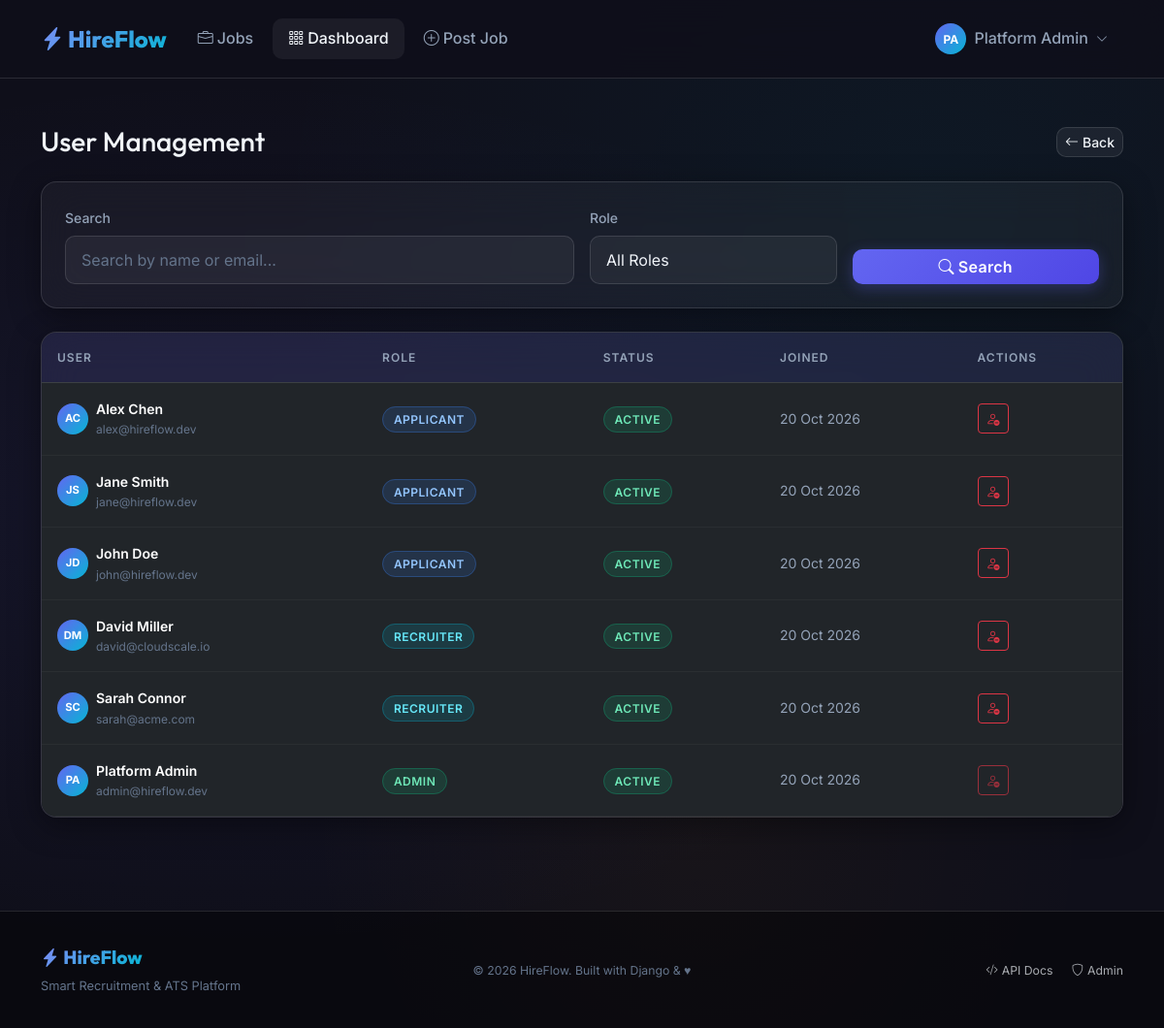
/dashboard/admin-panel/users/ (signed in), run on the app's committed database.
### accounts/models.py (models this page shows, shortened)
class CustomUser(AbstractUser):
    ROLE_CHOICES = [
        ('admin', 'Admin'),
        ('recruiter', 'Recruiter'),
        ('applicant', 'Applicant'),
    ]
    role = models.CharField(max_length=20, choices=ROLE_CHOICES, default='applicant')
    email = models.EmailField(unique=True)
    USERNAME_FIELD = 'email'
    REQUIRED_FIELDS = ['username', 'first_name', 'last_name']
    @property
    def is_admin(self):
        return self.role == 'admin'
    @property
    def is_recruiter(self):
        return self.role == 'recruiter'
    @property
    def is_applicant(self):
        return self.role == 'applicant'
    def get_full_name(self):
        return f'{self.first_name} {self.last_name}'.strip() or self.username

### dashboard/views.py (the view)
# urls.py: path('admin-panel/users/', views.admin_users, name='admin_users'),
@role_required('admin')
def admin_users(request):
    role_filter = request.GET.get('role', '')
    search = request.GET.get('q', '')
    users = CustomUser.objects.all().order_by('-date_joined')
    if role_filter:
        users = users.filter(role=role_filter)
    if search:
        users = users.filter(
            Q(email__icontains=search) |
            Q(first_name__icontains=search) |
            Q(last_name__icontains=search)
        )
    return render(request, 'dashboard/admin/users.html', {
        'users': users, 'role_filter': role_filter, 'search': search,
    })

### dashboard/views.py (called while the page is built)
def role_required(*roles):
    from functools import wraps
    def decorator(view_func):
        @wraps(view_func)
        def _wrapped(request, *args, **kwargs):
            if not request.user.is_authenticated:
                from django.conf import settings
                return redirect(settings.LOGIN_URL + f'?next={request.path}')
            if request.user.role not in roles:
                return HttpResponseForbidden('You do not have permission to access this page.')
            return view_func(request, *args, **kwargs)
        return _wrapped
    return decorator

### templates/dashboard/admin/users.html (shortened to what this page needs)
{% extends 'base.html' %}
{% block content %}
<div class="container py-5">
  <div class="d-flex justify-content-between align-items-center mb-4">
    <h1 class="h3 mb-0">User Management</h1>
    <a href="{% url 'dashboard:admin_overview' %}" class="btn btn-secondary-glass btn-sm"><i class="bi bi-arrow-left me-1"></i>Back</a>
  </div>
  <div class="glass-card-static p-4 mb-4">
    <form method="get" class="row g-3 align-items-end">
      <div class="col-md-6">
        <label class="form-label">Search</label>
        <input type="text" name="q" value="{{ search }}" class="form-control" placeholder="Search by name or email...">
      </div>
      <div class="col-md-3">
        <label class="form-label">Role</label>
        <select name="role" class="form-select">
          <option value="">All Roles</option>
        </select>
      </div>
      <div class="col-md-3">
        <button type="submit" class="btn btn-primary w-100"><i class="bi bi-search me-1"></i>Search</button>
      </div>
    </form>
  </div>
  <div class="glass-card-static overflow-hidden">
    <table class="table table-dark-custom mb-0">
      <thead>
        <tr>
          <th>User</th>
          <th>Role</th>
          <th>Status</th>
          <th>Joined</th>
          <th>Actions</th>
        </tr>
      </thead>
      <tbody>
        {% for user in users %}
        <tr>
          <td>
            <div class="d-flex align-items-center gap-2">
              <div class="avatar-circle" style="width:32px;height:32px;font-size:0.7rem;">
                {{ user.first_name|first|upper }}{{ user.last_name|first|upper }}
              </div>
              <div>
                <div style="font-weight:600;font-size:0.875rem;">{{ user.get_full_name }}</div>
                <div style="color:var(--text-muted);font-size:0.75rem;">{{ user.email }}</div>
              </div>
            </div>
          </td>
          <td>
            <span class="badge-status {% if user.is_admin %}status-selected{% elif user.is_recruiter %}status-shortlisted{% else %}status-applied{% endif %}">
              {{ user.role }}
            </span>
          </td>
          <td>
            <span class="badge-status {% if user.is_active %}status-selected{% else %}status-rejected{% endif %}">
              {% if user.is_active %}Active{% else %}Inactive{% endif %}
            </span>
          </td>
          <td style="color:var(--text-secondary);font-size:0.875rem;">{{ user.date_joined|date:"d M Y" }}</td>
          <td>
            <form method="post" action="{% url 'dashboard:admin_toggle_user' user.pk %}" class="d-inline">
              <button type="submit" class="btn btn-sm {% if user.is_active %}btn-outline-danger{% else %}btn-outline-success{% endif %}"
                      {% if user == request.user %}disabled{% endif %}>
                {% if user.is_active %}<i class="bi bi-person-dash"></i>{% else %}<i class="bi bi-person-check"></i>{% endif %}
              </button>
            </form>
          </td>
        </tr>
        {% endfor %}
      </tbody>
    </table>
  </div>
</div>
{% endblock %}

### templates/base.html (shortened to what this page needs)
{% load static %}
<!DOCTYPE html>
<html lang="en" data-bs-theme="dark">
<head>
  <link href="https://cdn.jsdelivr.net/npm/bootstrap@5.3.2/dist/css/bootstrap.min.css" rel="stylesheet">
  <link rel="stylesheet" href="https://cdn.jsdelivr.net/npm/bootstrap-icons@1.11.3/font/bootstrap-icons.min.css">
  <link rel="stylesheet" href="{% static 'css/main.css' %}">
</head>
<body>
  <nav class="navbar navbar-expand-lg">
    <div class="container">
      <a class="navbar-brand" href="{% url 'jobs:list' %}">
        <i class="bi bi-lightning-charge-fill me-1"></i>HireFlow
      </a>
      <div class="collapse navbar-collapse" id="navMain">
        <ul class="navbar-nav me-auto gap-1">
          <li class="nav-item">
            <a class="nav-link {% if request.resolver_match.namespace == 'jobs' and request.resolver_match.url_name == 'list' %}active{% endif %}"
               href="{% url 'jobs:list' %}">
              <i class="bi bi-briefcase me-1"></i>Jobs
            </a>
          </li>
          {% if user.is_authenticated %}
          <li class="nav-item">
            <a class="nav-link {% if request.resolver_match.namespace == 'dashboard' %}active{% endif %}"
               href="{% url 'dashboard:home' %}">
              <i class="bi bi-grid-3x3-gap me-1"></i>Dashboard
            </a>
          </li>
          {% if user.is_recruiter or user.is_admin %}
          <li class="nav-item">
            <a class="nav-link" href="{% url 'jobs:create' %}">
              <i class="bi bi-plus-circle me-1"></i>Post Job
            </a>
          </li>
          {% endif %}
          {% endif %}
        </ul>
        <ul class="navbar-nav gap-2 align-items-center">
          {% if user.is_authenticated %}
            <li class="nav-item dropdown">
              <a class="nav-link d-flex align-items-center gap-2" href="#" data-bs-toggle="dropdown">
                <div class="avatar-circle" style="width:32px;height:32px;font-size:0.75rem;">
                  {{ user.first_name|first|upper }}{{ user.last_name|first|upper }}
                </div>
                <span class="d-none d-md-inline">{{ user.get_full_name }}</span>
                <i class="bi bi-chevron-down" style="font-size:0.75rem;"></i>
              </a>
            </li>
          {% endif %}
        </ul>
      </div>
    </div>
  </nav>
  <main>
    {% block content %}{% endblock %}
  </main>
  <footer class="mt-5">
    <div class="container">
      <div class="row align-items-center">
        <div class="col-md-4">
          <span class="navbar-brand mb-0" style="font-size:1.2rem;">
            <i class="bi bi-lightning-charge-fill me-1"></i>HireFlow
          </span>
          <p class="mt-1 mb-0" style="color:var(--text-muted);font-size:0.8rem;">Smart Recruitment & ATS Platform</p>
        </div>
        <div class="col-md-4 text-center">
          <small style="color:var(--text-muted);">
            &copy; {% now "Y" %} HireFlow. Built with Django & ♥
          </small>
        </div>
        <div class="col-md-4 text-end">
          <a href="{% url 'api:api-root' %}" class="text-muted text-decoration-none small me-3">
            <i class="bi bi-code-slash me-1"></i>API Docs
          </a>
          <a href="/admin/" class="text-muted text-decoration-none small">
            <i class="bi bi-shield me-1"></i>Admin
          </a>
        </div>
      </div>
    </div>
  </footer>
</body>
</html>

### data on the page
CustomUser: first_name|first "P", last_name|first "A", get_full_name "Platform Admin", email "admin@hireflow.dev", role "ADMIN", is_active "ACTIVE", date_joined "20 Oct 2026"
CustomUser: first_name|first "A", last_name|first "C", get_full_name "Alex Chen", email "alex@hireflow.dev", role "APPLICANT", is_active "ACTIVE", date_joined "20 Oct 2026"
CustomUser: first_name|first "J", last_name|first "S", get_full_name "Jane Smith", email "jane@hireflow.dev", role "APPLICANT", is_active "ACTIVE", date_joined "20 Oct 2026"
CustomUser: first_name|first "J", last_name|first "D", get_full_name "John Doe", email "john@hireflow.dev", role "APPLICANT", is_active "ACTIVE", date_joined "20 Oct 2026"
CustomUser: first_name|first "D", last_name|first "M", get_full_name "David Miller", email "david@cloudscale.io", role "RECRUITER", is_active "ACTIVE", date_joined "20 Oct 2026"
CustomUser: first_name|first "S", last_name|first "C", get_full_name "Sarah Connor", email "sarah@acme.com", role "RECRUITER", is_active "ACTIVE", date_joined "20 Oct 2026"
